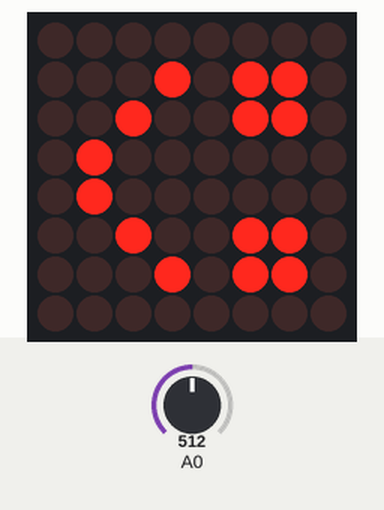
Recording of a sketch running on a simulated Arduino Uno, built with avr-gcc and run on an emulated ATmega328P. Shown: 8×8 LED matrix. Inputs (shaded band) come from the test bench; at power-on: A0 = 512. What the sketch prints to the serial monitor is not drawn.

Above: at 1.2 s.
1.3 s: A0 set to 638
2.8 s: A0 set to 661
At 3.2 s:
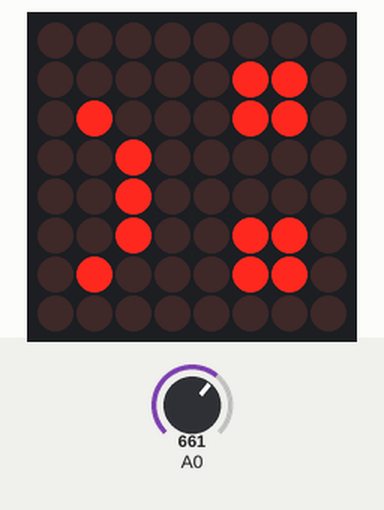
4.3 s: A0 set to 640
At 5.1 s:
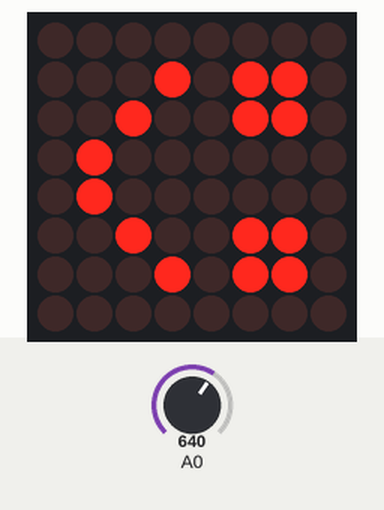
7.3 s: A0 set to 660
At 8.0 s:
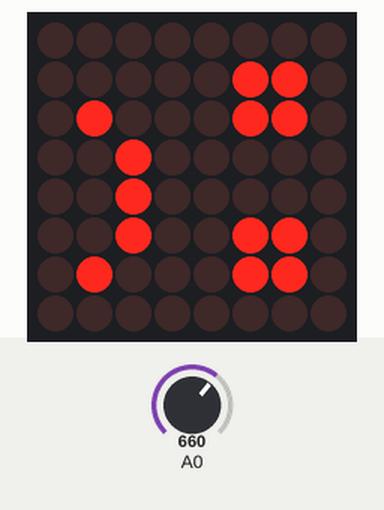
10.3 s: A0 set to 511
At 10.9 s:
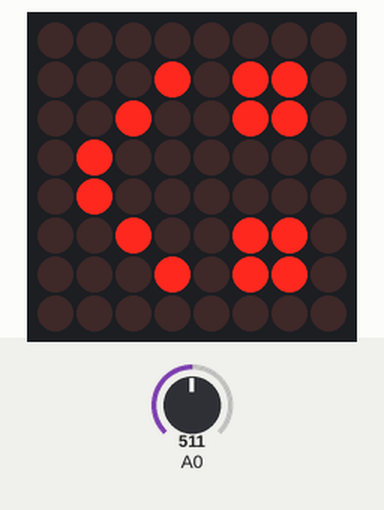
Timing chart, 0 to 13.0 s (numbered marks = the images above; inputs shaded):
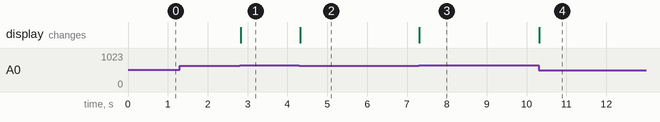

The sketch:

humity-detect.ino
```cpp
#include <LedControl.h>
LedControl leds= LedControl(12,11,10,1);
void setup() {
  // put your setup code here, to run once:
  leds.shutdown(0,false);
  leds.clearDisplay(0);
  Serial.begin(9600);
}

void loop() {
  // put your main code here, to run repeatedly:
  int humity = analogRead(0);
  Serial.println(humity);
  if(humity < 650){
    leds.clearDisplay(0);
  leds.setLed(0,3,1,true);
  leds.setLed(0,4,1,true);
  leds.setLed(0,2,2,true);
  leds.setLed(0,5,2,true);
  leds.setLed(0,1,3,true);
  leds.setLed(0,6,3,true);
  leds.setLed(0,1,5,true);
  leds.setLed(0,2,5,true);
  leds.setLed(0,5,5,true);
  leds.setLed(0,6,5,true);
  leds.setLed(0,1,6,true);
  leds.setLed(0,2,6,true);
  leds.setLed(0,5,6,true);
  leds.setLed(0,6,6,true);
  } else {
 leds.clearDisplay(0);

  leds.setLed(0,2,1,true);
  leds.setLed(0,3,2,true);
  leds.setLed(0,4,2,true);
  leds.setLed(0,5,2,true);
  leds.setLed(0,6,1,true);
  leds.setLed(0,1,5,true);
  leds.setLed(0,2,5,true);
  leds.setLed(0,5,5,true);
  leds.setLed(0,6,5,true);
  leds.setLed(0,1,6,true);
  leds.setLed(0,2,6,true);
  leds.setLed(0,5,6,true);
  leds.setLed(0,6,6,true);

  }


}
```

Measured:
- the behaviour switches between 649 and 650 on A0 (found by bisection; images 0 and 1)
- after the input at 2.8 s, the display: changes at once (image 1)
- after the input at 4.3 s, the display: changes at once (image 2)
- after the input at 7.3 s, the display: changes at once (image 3)
- after the input at 10.3 s, the display: changes at once (image 4)
